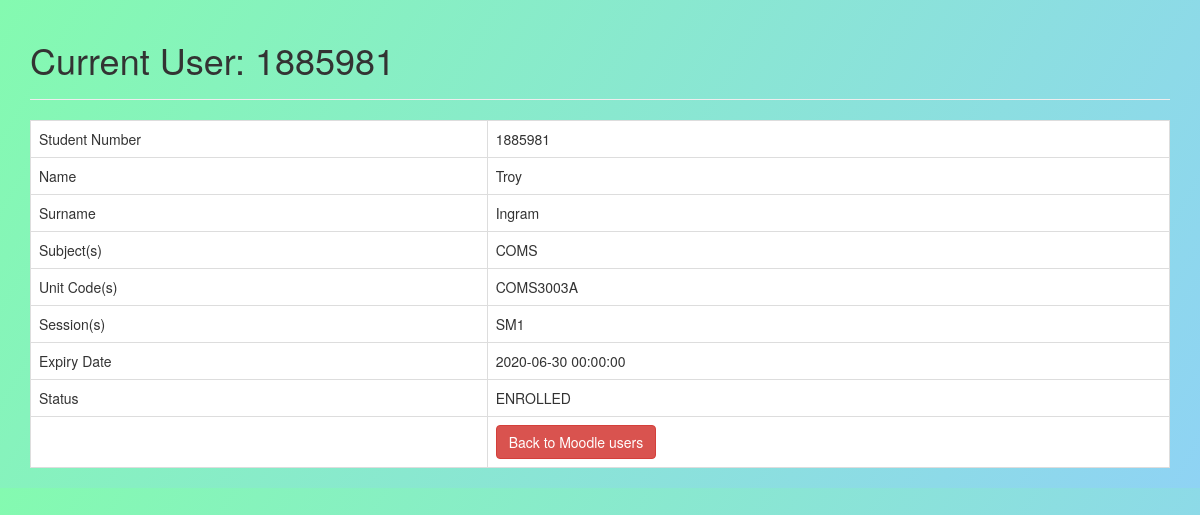
The page /src_old/CRUD/ReadOne.php?studentNo=1885981 (signed in) on the database its author committed.
### tables this page shows
CREATE TABLE `enrollments` (
  `id` int NOT NULL AUTO_INCREMENT,
  `studentNo` int NOT NULL,
  `name` varchar(45) NOT NULL,
  `surname` varchar(45) NOT NULL,
  `subject` varchar(45) NOT NULL,
  `unitCode` varchar(45) NOT NULL,
  `session` varchar(3) NOT NULL,
  `classSection` varchar(1) NOT NULL,
  `expiryDate` datetime NOT NULL,
  `status` varchar(45) DEFAULT NULL,
  PRIMARY KEY (`id`)
);

### src_old/CRUD/read.php (called while the page is built, shortened)
<?php
include 'database.php';
$studentNo = isset($_GET['studentNo']) ? $_GET['studentNo'] : die('Error: User not found.');
try {
    $data = "SELECT * FROM enrollments WHERE studentNo = ?";
    $stmt = $dbh->prepare($data);
    $stmt->bindParam(1, $studentNo);
    $stmt->execute();
    $subjects = "";
    $unit = "";
    $session = "";
    while ($row = $stmt->fetch(PDO::FETCH_ASSOC)) {
        $name = $row['name'];
        $surname = $row['surname'];
        $subjects .= "," . $row['subject'];
        $session .= "," . $row['session'];
        $expiry = $row['expiryDate'];
        $unit .= "," . $row['unitCode'];
        $enrolled = $row['status'];
    }
    $subjects = substr($subjects, 1);
    $unit = substr($unit, 1);
    $session = substr($session, 1);
} catch (PDOException $exception) {
    die('Error: ' . $exception->getMessage());
}

### src_old/CRUD/ReadOne.php (the view, shortened to what this page needs)
<!DOCTYPE HTML>
<html>
<head>
    <link rel="stylesheet" href="https://maxcdn.bootstrapcdn.com/bootstrap/3.3.7/css/bootstrap.min.css" />
</head>
<body>
    <div class="container">
        <div class="page-header">
            <?php
            $studentNo =isset($_GET['studentNo']) ? $_GET['studentNo']: die('Error: User not found.');
              echo "<h1>Current User: {$studentNo}</h1>" ?>
        </div>
        <?php
        include 'database.php';
        include 'read.php';
        ?>
        <table id="table" class='table table-hover table-responsive table-bordered'>
            <tr>
                <td>Student Number</td>
                <td><?php echo htmlspecialchars($studentNo, ENT_QUOTES);  ?></td>
            </tr>
            <tr>
                <td>Name</td>
                <td><?php echo htmlspecialchars($name, ENT_QUOTES);  ?></td>
            </tr>
            <tr>
                <td>Surname</td>
                <td><?php echo htmlspecialchars($surname, ENT_QUOTES);  ?></td>
            </tr>
            <tr>
                <td>Subject(s)</td>
                <td><?php echo htmlspecialchars($subjects, ENT_QUOTES);  ?></td>
            </tr>
            <tr>
                <td>Unit Code(s)</td>
                <td><?php echo htmlspecialchars($unit, ENT_QUOTES);  ?></td>
            </tr>
            <tr>
                <td>Session(s)</td>
                <td><?php echo htmlspecialchars($session, ENT_QUOTES);  ?></td>
            </tr>
            <tr>
                <td>Expiry Date</td>
                <td><?php echo htmlspecialchars($expiry, ENT_QUOTES);  ?></td>
            </tr>
            <tr>
                <td>Status</td>
                <td><?php echo htmlspecialchars($enrolled, ENT_QUOTES);  ?></td>
            </tr>
            <tr>
                <td></td>
                <td>
                    <a href='Detail.php' class='btn btn-danger'>Back to Moodle users</a>
                </td>
            </tr>
        </table>
    </div>
</body>
</html>

### src_old/CRUD/ReadOne.php (style rules this page uses)
body { background-image: linear-gradient(120deg, #84fab0 0%, #8fd3f4 100%); }
#table { background-color: white; }

### rows shown on the page
enrollments: name "Troy", surname "Ingram", expiryDate "2020-06-30 00:00:00", status "ENROLLED"

### other values the page prints
$studentNo "1885981"
$subjects "COMS"
$unit "COMS3003A"
$session "SM1"
